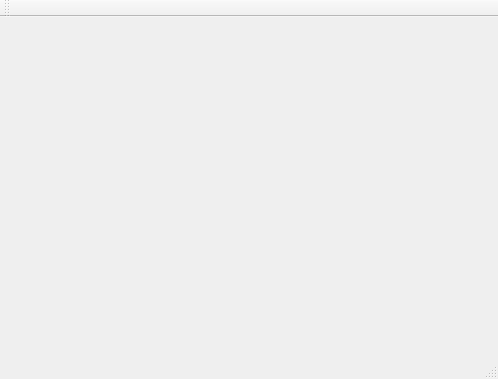
<?xml version="1.0" encoding="UTF-8"?>
<ui version="4.0">
 <class>MainWindow</class>
 <widget class="QMainWindow" name="MainWindow">
  <property name="geometry">
   <rect>
    <x>0</x>
    <y>0</y>
    <width>498</width>
    <height>379</height>
   </rect>
  </property>
  <property name="windowTitle">
   <string>App</string>
  </property>
  <widget class="QWidget" name="centralWidget">
   <layout class="QHBoxLayout" name="horizontalLayout_5"/>
  </widget>
  <widget class="QMenuBar" name="menuBar">
   <property name="geometry">
    <rect>
     <x>0</x>
     <y>0</y>
     <width>498</width>
     <height>22</height>
    </rect>
   </property>
  </widget>
  <widget class="QToolBar" name="mainToolBar">
   <attribute name="toolBarArea">
    <enum>TopToolBarArea</enum>
   </attribute>
   <attribute name="toolBarBreak">
    <bool>false</bool>
   </attribute>
  </widget>
  <widget class="QStatusBar" name="statusBar"/>
 </widget>
 <layoutdefault spacing="6" margin="11"/>
 <resources/>
 <connections/>
</ui>
